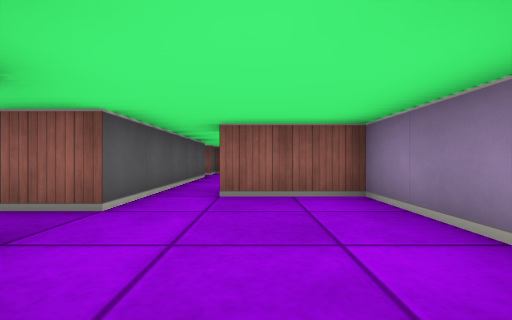
[1] (above)

21 first-person views from a walk through a cub3D level. The camera is about half as high as the walls, looks level and sees 90° across. The floor is counted in squares. Each view is taken from the middle of a square. On the plan, view 1 faces up. The plan holds only what a view shows up to about 9 squares ahead; the rest is blank.

[2]
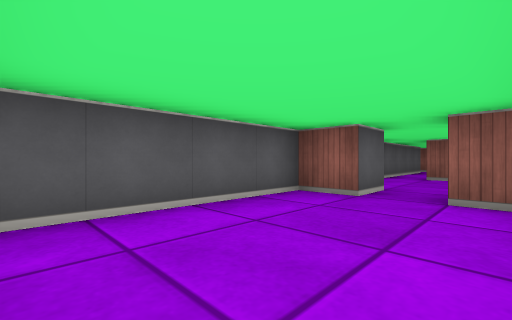

[3]
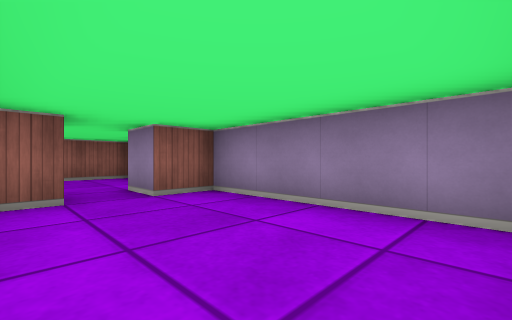

[4]
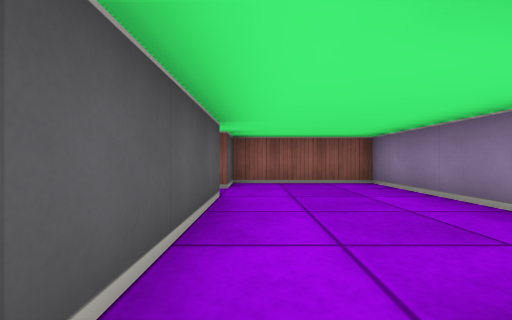

[5]
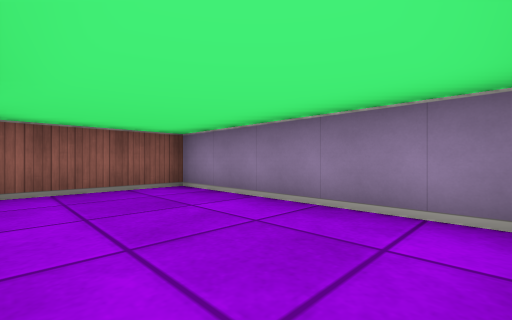

[6]
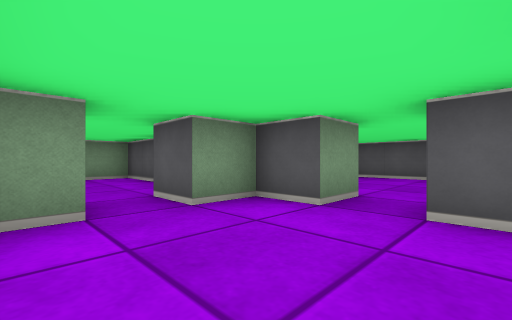

[7]
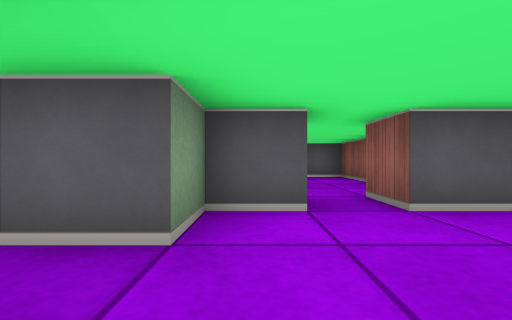

[8]
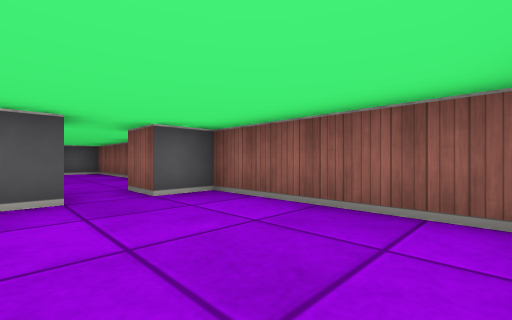

[9]
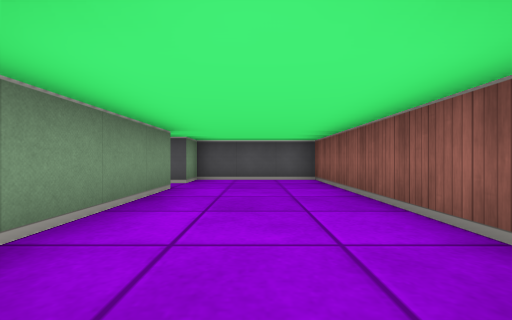

[10]
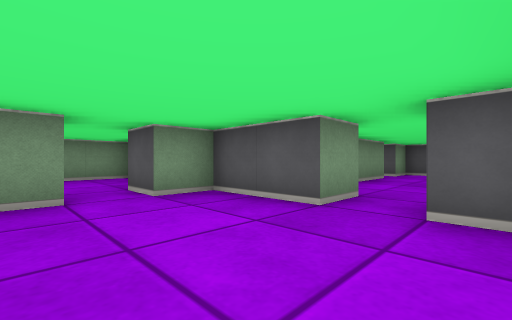

[11]
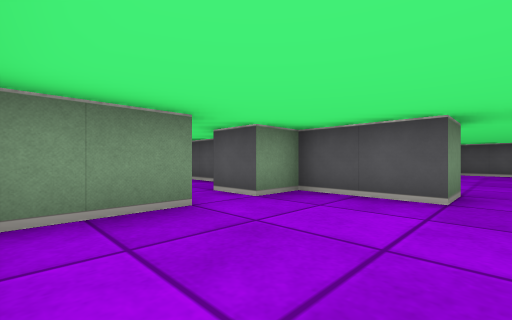

[12]
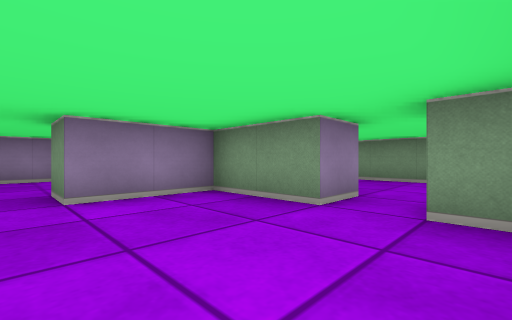

[13]
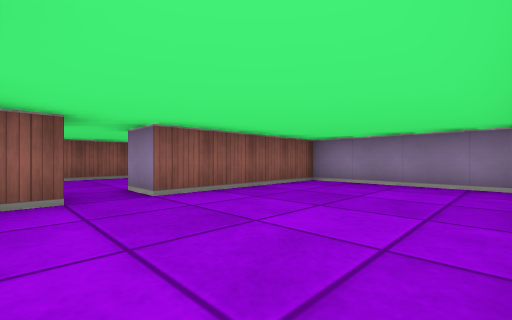

[14]
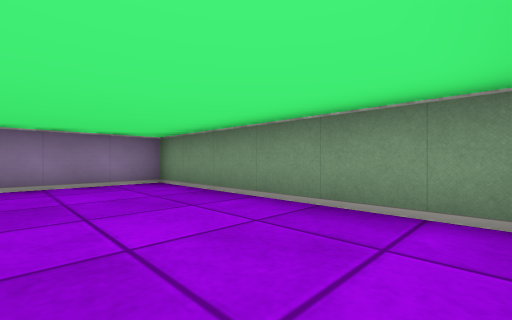

[15]
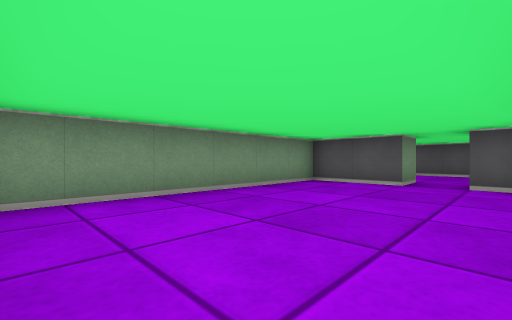

[16]
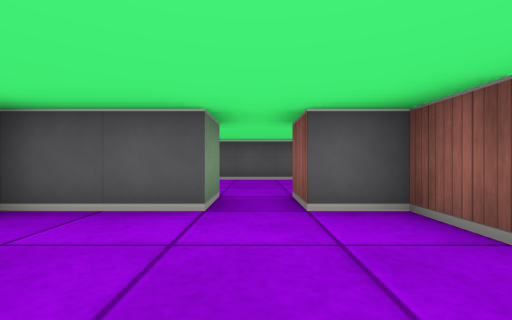

[17]
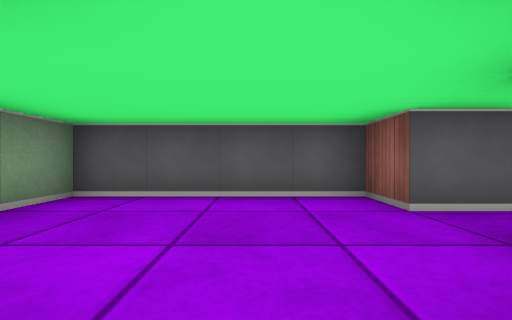

[18]
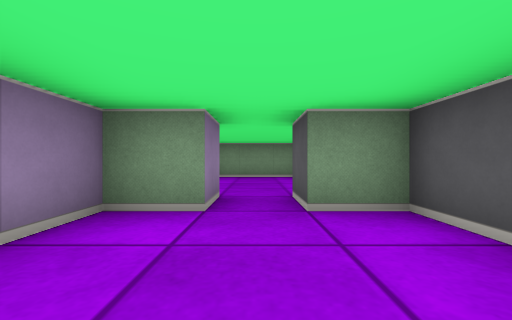

[19]
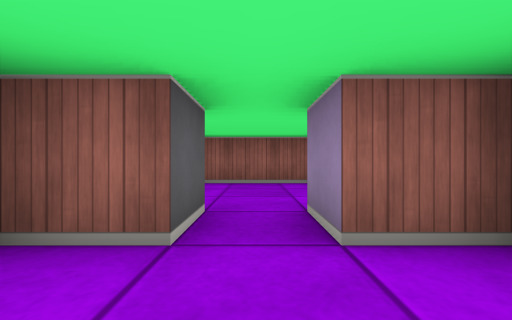

[20]
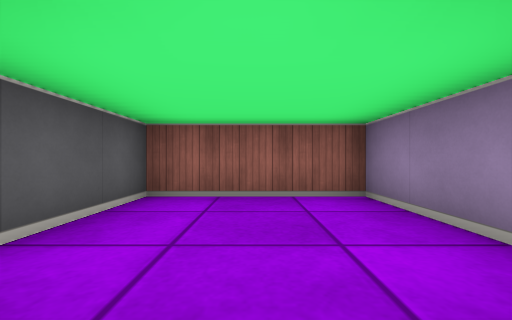

[21]
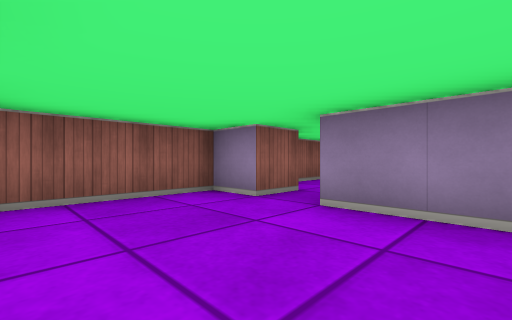

### Floor plan
Points are (right, up) in squares from view 1. A wall is a line through its corners. A room is listed if a view was taken in it or the views show most of it. See-through windows are left out.
Room 1 (views 1, 2, 3)
walls: (1.5, -4) (1.5, -0.5) (0.5, -0.5) (0.5, 0.5); (-0.5, 0.5) (-0.5, -0.5) (-1.5, -0.5) (-1.5, -4.5) (-0.5, -4.5)
ways out: opening at (0, 0) to room 2
Room 2 (views 4, 6, 7)
walls: (-1.5, 1.5) (-1.5, 0.5) (-0.5, 0.5); (0.5, 0.5) (1, 0.5); (1.5, 1.1) (1.5, 3.5) (-0.5, 3.5); (-1.5, 4.5) (-1.5, 2.5)
ways out: opening at (0, 0) to room 1; opening at (-1, 4) to room 3; opening at (-2, 2) to room 4
Room 3 (view 5)
walls: (-1.5, 7.5) (-1.5, 4.5); (1.5, 5) (1.5, 9.5) (-1.5, 9.5) (-1.5, 8.5)
ways out: opening at (-1, 4) to room 2; opening at (-2, 8) to room 9
Room 4 (views 8, 10, 11, 12)
walls: (-3, 3.5) (-6.5, 3.5) (-6.5, 2.5); (-6.5, 1.5) (-6.5, -0.5) (-5.5, -0.5); (-4.5, -0.5) (-2.5, -0.5) (-2.5, 1.5) (-1.5, 1.5); (-1.5, 2.5) (-2.5, 2.5)
ways out: opening at (-2, 2) to room 2; opening at (-7, 2) to room 5; opening at (-5, -1) to room 10
Room 5 (view 9)
walls: (-8.5, 3.5) (-13.5, 3.5) (-13.5, 0.5) (-12.5, 0.5) (-12.5, 0.1); (-7.5, 1.5) (-6.5, 1.5); (-11.5, -0.5) (-11.5, 0.5) (-8.5, 0.5); (-6.5, 2.5) (-7.5, 2.5)
ways out: opening at (-7, 2) to room 4; opening at (-12, 0) to room 6
Room 6 (views 13, 14, 15, 16)
walls: (-12.5, -0.5) (-13.5, -0.5) (-13.5, -1.5); (-13.5, -2.5) (-13.5, -4.5) (-7.5, -4.5) (-7.5, -0.5) (-11.5, -0.5)
ways out: opening at (-12, 0) to room 5; opening at (-14, -2) to room 7
Room 7 (views 17, 19, 20)
walls: (-14.5, -2.5) (-13.5, -2.5); (-14.5, -0.5) (-15.5, -0.5) (-15.5, 0.5); (-16.5, 0.5) (-16.5, -0.5) (-17.5, -0.5) (-17.5, -4.5) (-14.9, -4.5); (-13.5, -1.5) (-14.5, -1.5)
ways out: opening at (-14, -2) to room 6; opening at (-16, 0) to room 8
Room 8 (view 18)
walls: (-15.5, 0.5) (-14.5, 0.5) (-14.5, 3.5) (-17.5, 3.5) (-17.5, 0.5) (-16.5, 0.5)
ways out: opening at (-16, 0) to room 7
Room 9 (view 21)
walls: (-2.5, 6) (-2.5, 7.5); (-1.5, 8.5) (-2.5, 8.5) (-2.5, 9.5) (-5, 9.5)
ways out: opening at (-2, 8) to room 3
Room 10 (no view inside)
walls: (-6.5, -2.9) (-6.5, -3.9); (-4.5, -1.5) (-4.5, -0.5); (-6.5, -4.5) (-3.1, -4.5); (-5.5, -0.5) (-5.5, -1.5)
ways out: opening at (-5, -1) to room 4

Positions as (right, up) in squares from view 1, and headings:
1: (0, 0), facing up
2: (1, -4), facing up-left
3: (-1, -4), facing up-right
4: (-1, 4), facing up
5: (-1, 5), facing up-right
6: (1, 3), facing down-left
7: (1, 1), facing left
8: (-3, 1), facing up-left
9: (-7, 2), facing left
10: (-4, 3), facing down-left
11: (-3, 2), facing down-left
12: (-6, 2), facing down-right
13: (-13, -4), facing up-right
14: (-13, -2), facing down-right
15: (-8, -1), facing down-left
16: (-11, -2), facing left
17: (-14, -2), facing left
18: (-16, 3), facing down
19: (-16, -2), facing up
20: (-16, 0), facing up
21: (-5, 6), facing up-right
